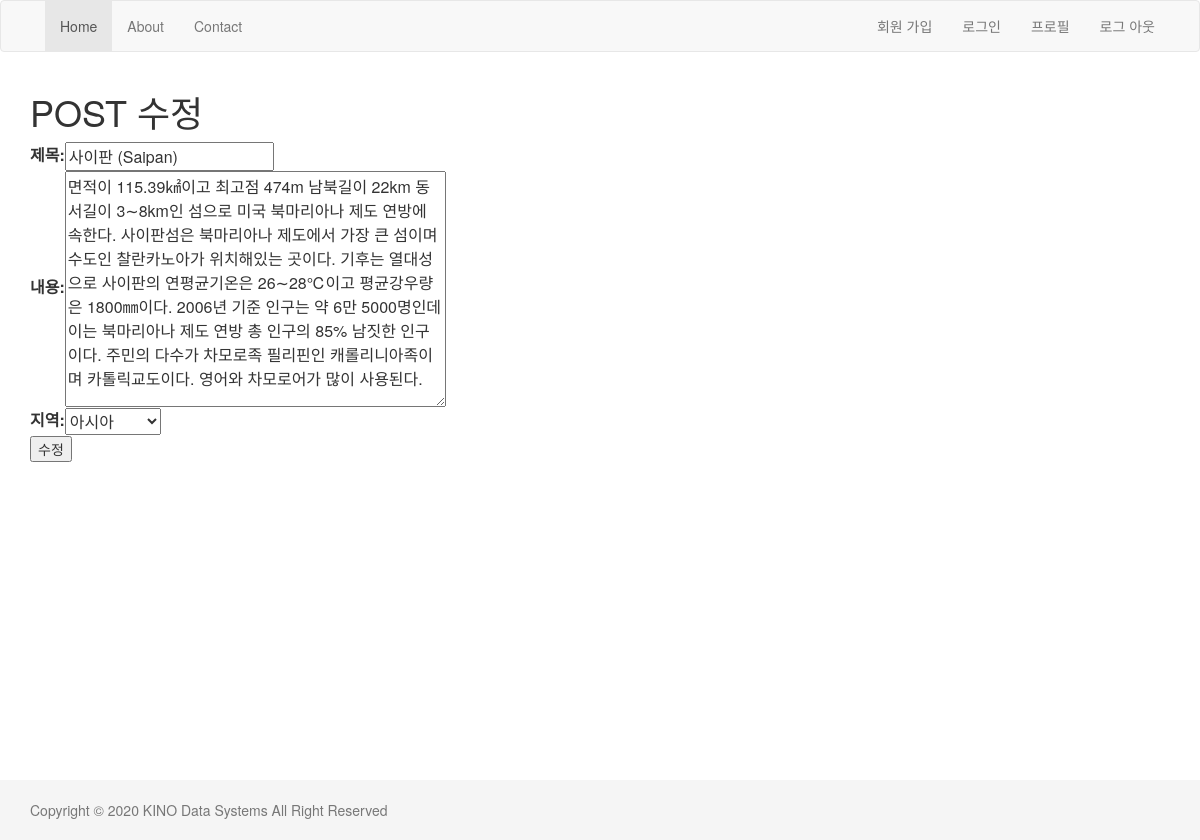
The app's page /blog/update/3/ with its own data.
### blog/models.py (models this page shows, shortened)
class Post(models.Model):
    REGION_CHOICE = (
                        ('Africa','아프리카'),
                        ('Europe','유럽'),
                        ('Oceania','오세아니아'),
                        ('Asia','아시아'),
                        ('North America','북아메리카'),
                        ('South America','남아메리카'),
                        )
    title = models.CharField('제목', max_length=250)
    body = models.TextField('내용')
    region = models.CharField('지역',max_length=20,choices=REGION_CHOICE, default='Asia')
    created = models.DateField(auto_now_add=True)
    updated = models.DateTimeField(auto_now=True)

### blog/views.py (the view)
# urls.py: path('update/<int:id>/',views.post_update,name="update"),
def post_update(request,id):
    post=Post.objects.get(id=id) #필드명
    if request.method=='POST':
        form=PostModelForm(request.POST,instance=post)
        if form.is_valid():
            print(form.cleaned_data) # 내부적으로 만들어지는 메소드
            post=form.save() #-> 데이터 바인딩
            return redirect(post)
    else:
        form=PostModelForm(instance=post) # 인스턴스 post 값으로 넣어주세요
        return render(request,'blog/post_update.html',{'form':form})

### blog/forms.py
class PostModelForm(forms.ModelForm):
    class Meta:
        model = Post
        fields = ['title', 'body', 'region']

### blog/templates/blog/post_update.html (shortened to what this page needs)
{% extends "layout.html" %}
{% block content %}
    <h1> POST 수정</h1>
    <form action="" method="POST">
        <table>
            {{form.as_table}}
        </table>
        <input type="submit" value="수정">
    </form>
{% endblock %}

### templates/layout.html (style rules this page uses)
html { position: relative; min-height: 100% }
body { margin-bottom: 60px }

### records on screen
Post: title "사이판 (Saipan)", body "면적이 115.39㎢이고 최고점 474m 남북길이 22km 동서길이 3∼8km인 섬으로 미국 북마리아나 제도 연방에 속한다. 사이판섬은 북마리아나 제도에서 가장 큰 섬이며 수도인 찰란카노아가 위치해있는 곳이다. 기후는 열대성으로 사이판의 연평균기온은 26∼28℃이고 평균강우량은 1800㎜이다. 2006년 기준 인구는 약 6만 5000명인데 이는 북마리아나 제도 연방 총 인구의 85% 남짓한 인구이다. 주민의 다수가 차모로족 필리핀인 캐롤리니아족이며 카톨릭교도이다. 영어와 차모로어가 많이 사용된다.", region "아시아"
